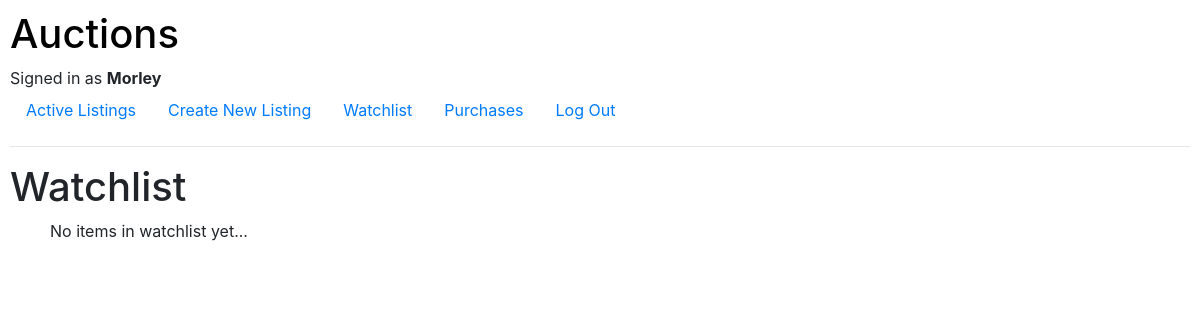
Before: /watchlist/ (signed in) with the older database file.
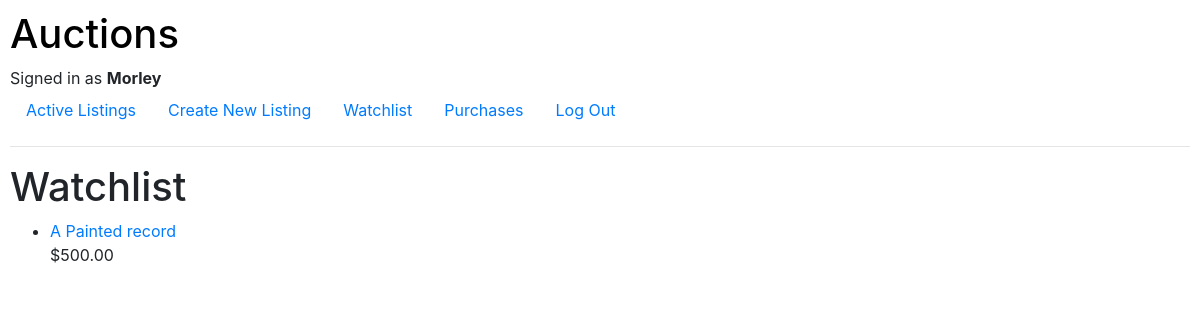
After: the same page with the newer database file.
### auctions/models.py (models this page shows, shortened)
class Listing(models.Model):
    title = models.CharField(max_length=64)
    description = models.TextField()
    imageURL = models.URLField(max_length=220, blank=True)
    current_bid = models.ForeignKey('Bid', on_delete=models.CASCADE, related_name="listing", default=0)
    is_active = models.BooleanField(default=True)
    seller = models.ForeignKey('User', on_delete=models.CASCADE, blank=True, related_name="seller")
    category = models.ForeignKey('Category', on_delete=models.CASCADE, related_name="category")
    created_at = models.DateTimeField(auto_now_add=True)

class Bid(models.Model):
    new_bid = models.DecimalField(max_digits=10, blank=True, decimal_places=2)
    user = models.ForeignKey('User', on_delete=models.CASCADE)

### auctions/views.py (the view)
# urls.py: path("watchlist/", views.watchlist, name="watchlist"),
def watchlist(request):
    if request.user.is_authenticated:
        user = request.user
        watchlistings = user.watchlist.all()
        return render(request, "auctions/watchlist.html", {
            "watchlistings": watchlistings,
        })

### auctions/templates/auctions/watchlist.html
{% extends 'auctions/layout.html' %}
{% block body %}
    <h1>Watchlist</h1>
    {% if user.is_authenticated %}
        <ul>
            {% for listing in watchlistings %}
                <li>
                    <a href="{% url 'auctions:listing' title=listing.title %}">{{ listing.title }}</a><br>
                    ${{ listing.current_bid.new_bid }}
                </li><br>
            {% empty %}
            <p>
                No items in watchlist yet...
            </p>
            {% endfor %}
        </ul>
    {% endif %}
{% endblock %}

Changed rows visible on the page:
now on this page (row edited): Listing: title "A Painted record", current_bid.new_bid "500.00"
Other visible differences:
text no longer shown: "No items in watchlist yet..."
